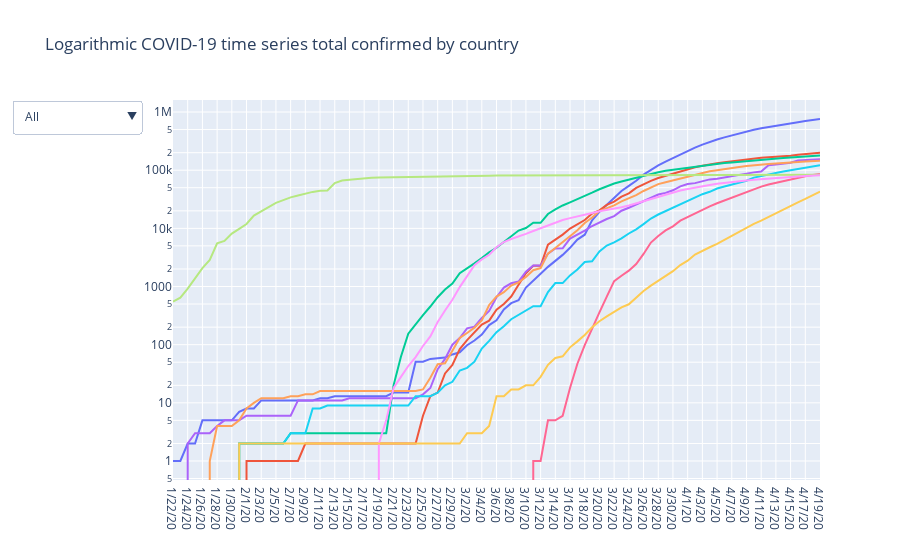

This figure's notebook cell:
### Code cell
multi_plot(df_confirmed, title="Logarithmic COVID-19 time series total confirmed by country")
